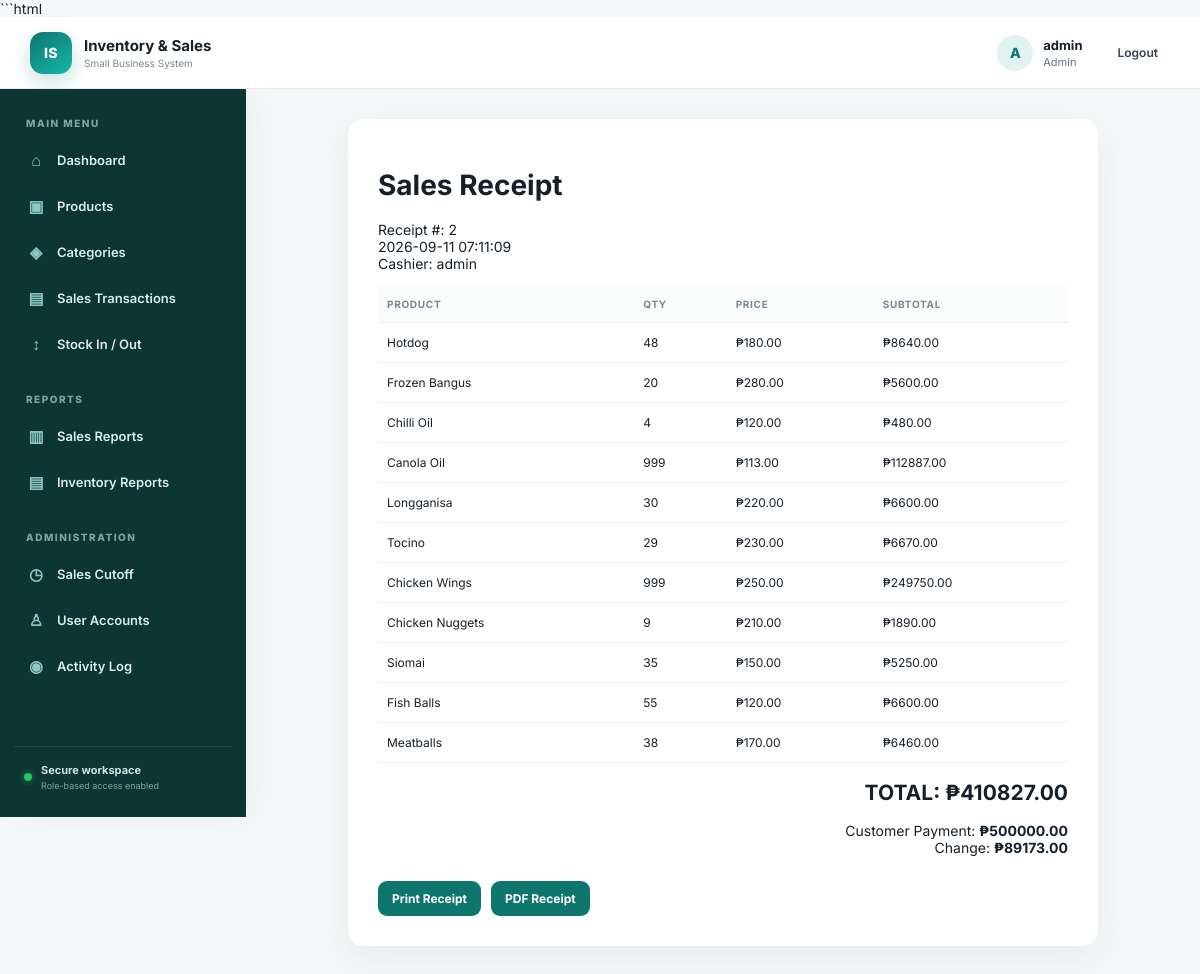
The app's page /receipt/2 (signed in) with its own data.
### tables this page shows
CREATE TABLE sales (id INTEGER PRIMARY KEY AUTOINCREMENT, total REAL NOT NULL, payment REAL NOT NULL DEFAULT 0, change_amount REAL NOT NULL DEFAULT 0, created_at TEXT NOT NULL, cashier TEXT NOT NULL);

CREATE TABLE sale_items (id INTEGER PRIMARY KEY AUTOINCREMENT, sale_id INTEGER NOT NULL, product_id INTEGER NOT NULL, quantity INTEGER NOT NULL, price REAL NOT NULL, cost REAL NOT NULL DEFAULT 0, subtotal REAL NOT NULL, FOREIGN KEY(sale_id) REFERENCES sales(id) ON DELETE CASCADE, FOREIGN KEY(product_id) REFERENCES products(id) ON DELETE RESTRICT);

CREATE TABLE products (id INTEGER PRIMARY KEY AUTOINCREMENT, name TEXT NOT NULL, category_id INTEGER, price REAL NOT NULL DEFAULT 0, cost REAL NOT NULL DEFAULT 0, stock INTEGER NOT NULL DEFAULT 0, reorder_level INTEGER NOT NULL DEFAULT 5, expiry_date text, active integer not null default 1, FOREIGN KEY(category_id) REFERENCES categories(id) ON DELETE SET NULL);

### app.py (the view)
@app.route("/receipt/<int:sale_id>")
@login_required
def receipt(sale_id):
    conn = db()
    sale = conn.execute("SELECT * FROM sales WHERE id=?", (sale_id,)).fetchone()
    items = conn.execute("""
        SELECT si.*, p.name product FROM sale_items si JOIN products p ON p.id=si.product_id
        WHERE si.sale_id=?
    """, (sale_id,)).fetchall()
    conn.close()
    if not sale:
        flash("Receipt not found.", "error")
        return redirect(url_for("sales"))
    return render_template("receipt.html", sale=sale, items=items)

### app.py (called while the page is built)
def db():
    conn = sqlite3.connect(DB)
    conn.row_factory = sqlite3.Row
    conn.execute("PRAGMA foreign_keys = ON")
    return conn

def login_required(f):
    @wraps(f)
    def wrapped(*args, **kwargs):
        if "user_id" not in session:
            return redirect(url_for("login"))
        return f(*args, **kwargs)
    return wrapped

### templates/receipt.html (shortened to what this page needs)
{% extends "base.html" %}
{% block content %}
<div class="receipt">
    <h1>Sales Receipt</h1>
    <p>
        Receipt #: {{sale.id}}<br>
        {{sale.created_at}}<br>
        Cashier: {{sale.cashier}}
    </p>
    <table>
        <tr>
            <th>Product</th>
            <th>Qty</th>
            <th>Price</th>
            <th>Subtotal</th>
        </tr>
        {% for i in items %}
        <tr>
            <td>{{i.product}}</td>
            <td>{{i.quantity}}</td>
            <td>₱{{"%.2f"|format(i.price)}}</td>
            <td>₱{{"%.2f"|format(i.subtotal)}}</td>
        </tr>
        {% endfor %}
    </table>
    <div class="receipt-summary">
        <h2 class="right">
            TOTAL: ₱{{"%.2f"|format(sale.total)}}
        </h2>
        <p class="right">
            Customer Payment:
            <strong>
                ₱{{"%.2f"|format(sale.payment)}}
            </strong>
            <br>
            Change:
            <strong>
                ₱{{"%.2f"|format(sale.change_amount)}}
            </strong>
        </p>
    </div>
    <div class="print-actions">
        <button onclick="window.print()">
            Print Receipt
        </button>
        <a
            class="btnlink"
            href="{{url_for('receipt_pdf',sale_id=sale.id)}}"
        >
            PDF Receipt
        </a>
    </div>
</div>
{% endblock %}

### templates/base.html (shortened to what this page needs)
<!doctype html>
<html lang="en">
<head>
    <link
        rel="stylesheet"
        href="{{ url_for('static', filename='css/style.css') }}"
    >
</head>
<body>
{% if session.get("user_id") %}
<div class="app-shell">
    <header class="topbar">
        <div class="topbar-left">
            <div class="brand">
                <span class="brand-mark">IS</span>
                <span>
                    <strong>Inventory &amp; Sales</strong>
                    <small>Small Business System</small>
                </span>
            </div>
        </div>
        <div class="top-user">
            <div class="user-avatar">
                {{ session.username[:1]|upper }}
            </div>
            <div class="user-meta">
                <strong>{{ session.username }}</strong>
                <span>{{ session.role }}</span>
            </div>
            <a
                class="logout-link"
                href="{{ url_for('logout') }}"
            >
                Logout
            </a>
        </div>
    </header>
    <div class="layout">
        <aside class="sidebar">
            <div class="nav-label">
                MAIN MENU
            </div>
            <a
                class="nav-item {% if request.endpoint=='dashboard' %}active{% endif %}"
                href="{{ url_for('dashboard') }}"
            >
                <span class="nav-icon">⌂</span>
                Dashboard
            </a>
            <a
                class="nav-item {% if request.endpoint in ['products','edit_product'] %}active{% endif %}"
                href="{{ url_for('products') }}"
            >
                <span class="nav-icon">▣</span>
                Products
            </a>
            <a
                class="nav-item {% if request.endpoint in ['categories','edit_category'] %}active{% endif %}"
                href="{{ url_for('categories') }}"
            >
                <span class="nav-icon">◈</span>
                Categories
            </a>
            <a
                class="nav-item {% if request.endpoint=='sales' %}active{% endif %}"
                href="{{ url_for('sales') }}"
            >
                <span class="nav-icon">▤</span>
                Sales Transactions
            </a>
            {% if session.role == "Admin" %}
            <a
                class="nav-item {% if request.endpoint=='stock' %}active{% endif %}"
                href="{{ url_for('stock') }}"
            >
                <span class="nav-icon">↕</span>
                Stock In / Out
            </a>
            {% endif %}
            <div class="nav-label report-label">
                REPORTS
            </div>
            <a
                class="nav-item {% if request.endpoint=='sales_report' %}active{% endif %}"
                href="{{ url_for('sales_report') }}"
            >
                <span class="nav-icon">▥</span>
                Sales Reports
            </a>
            <a
                class="nav-item {% if request.endpoint=='inventory_report' %}active{% endif %}"
                href="{{ url_for('inventory_report') }}"
            >
                <span class="nav-icon">▤</span>
                Inventory Reports
            </a>
            {% if session.role == "Admin" %}
            <div class="nav-label report-label">
                ADMINISTRATION
            </div>
            <a
                class="nav-item {% if request.endpoint=='sales_cutoff' %}active{% endif %}"
                href="{{ url_for('sales_cutoff') }}"
            >
                <span class="nav-icon">◷</span>
                Sales Cutoff
            </a>
            <a
                class="nav-item {% if request.endpoint=='admin' %}active{% endif %}"
                href="{{ url_for('admin') }}"
            >
                <span class="nav-icon">♙</span>
                User Accounts
            </a>
            <a
                class="nav-item {% if request.endpoint=='audit_log' %}active{% endif %}"
                href="{{ url_for('audit_log') }}"
            >
                <span class="nav-icon">◉</span>
                Activity Log
            </a>
            {% endif %}
            <div class="sidebar-footer">
                <span class="secure-dot"></span>
                <div>
                    <strong>Secure workspace</strong>
                    <small>Role-based access enabled</small>
                </div>
            </div>
        </aside>
        <main class="main-content">
            {% block content %}{% endblock %}
        </main>
    </div>
</div>
{% else %}
    {% block login %}{% endblock %}
{% endif %}
</body>
</html>

### static/css/style.css (style rules this page uses)
:root { --teal:#0f766e; --teal2:#0d9488; --deep:#0b3b38; --ink:#17202a; --muted:#667085; --line:#e7eeee; --bg:#f5f8f8; --white:#fff; --danger:#b42318; --shadow:0 12px 35px rgba(16,55,52,.07); }
* { box-sizing:border-box; }
html { scroll-behavior:smooth; }
body { margin:0; font-family:Inter,Segoe UI,Arial,sans-serif; background:var(--bg); color:var(--ink); font-size:14px; }
.app-shell { min-height:100vh; }
.topbar { height:72px; background:rgba(255,255,255,.96); border-bottom:1px solid var(--line); display:flex; align-items:center; justify-content:space-between; padding:0 30px; position:sticky; top:0; z-index:20; backdrop-filter:blur(14px); }
.topbar-left { display:flex; align-items:center; gap:14px; }
.brand { display:flex; align-items:center; gap:12px; }
.brand-mark,.showcase-logo { display:grid; place-items:center; width:42px; height:42px; border-radius:13px; background:linear-gradient(145deg,var(--teal),#14b8a6); color:white; font-weight:800; letter-spacing:.5px; box-shadow:0 8px 20px rgba(15,118,110,.22); }
.brand strong { display:block; font-size:15px; }
.brand small { display:block; color:#7a8888; font-size:10px; margin-top:2px; }
.top-user { display:flex; align-items:center; gap:10px; }
.user-avatar { width:36px; height:36px; border-radius:50%; display:grid; place-items:center; background:#e1f3f0; color:var(--teal); font-weight:800; }
.user-meta strong,.user-meta span { display:block; }
.user-meta strong { font-size:13px; }
.user-meta span { font-size:11px; color:var(--muted); margin-top:2px; }
.logout-link { margin-left:13px; color:#344054; text-decoration:none; font-weight:600; font-size:12px; padding:9px 12px; border-radius:9px; }
.layout { display:flex; min-height:calc(100vh - 72px); }
.sidebar { width:246px; flex:0 0 246px; background:#0d3533; padding:24px 14px; box-shadow:8px 0 30px rgba(0,0,0,.04); position:sticky; top:72px; height:calc(100vh - 72px); display:flex; flex-direction:column; }
.nav-label { font-size:10px; letter-spacing:1.5px; font-weight:800; color:#7fa4a1; padding:4px 12px 10px; }
.report-label { margin-top:20px; }
.nav-item { display:flex; align-items:center; gap:11px; color:#d9ecea; text-decoration:none; padding:11px 12px; border-radius:10px; margin-bottom:4px; font-weight:600; font-size:13px; transition:.15s; }
.nav-icon { width:20px; text-align:center; color:#8ccac4; font-size:16px; }
.sidebar-footer { margin-top:auto; border-top:1px solid rgba(255,255,255,.09); padding:16px 10px 2px; display:flex; gap:9px; align-items:center; color:#cfe3e1; }
.sidebar-footer strong,.sidebar-footer small { display:block; }
.sidebar-footer strong { font-size:11px; }
.sidebar-footer small { font-size:9px; color:#7fa4a1; margin-top:3px; }
.secure-dot { width:8px; height:8px; border-radius:50%; background:#22c55e; box-shadow:0 0 0 4px rgba(34,197,94,.1); }
.main-content { flex:1; padding:30px; min-width:0; max-width:1600px; }
table { width:100%; border-collapse:collapse; min-width:500px; }
th,td { text-align:left; padding:12px 9px; border-bottom:1px solid #edf1f1; font-size:12px; }
th { font-size:10px; color:#7b8794; text-transform:uppercase; letter-spacing:.7px; background:#fafcfc; }
.right { text-align:right; }
.btnlink,button { font:inherit; cursor:pointer; }
.btnlink,button { background:var(--teal); color:white; border:0; text-decoration:none; padding:10px 14px; border-radius:9px; font-weight:700; font-size:12px; }
.receipt { background:#fff; max-width:750px; margin:auto; padding:30px; box-shadow:var(--shadow); border-radius:15px; }
.print-actions { margin-top:25px; display:flex; gap:10px; }

### records on screen
sales: username "admin", role "Admin", id "2", created_at "2026-09-11 07:11:09", cashier "admin", total "410827.00", payment "500000.00", change_amount "89173.00"
sale_items: product "Hotdog", quantity "48", price "180.00", subtotal "8640.00"
sale_items: product "Frozen Bangus", quantity "20", price "280.00", subtotal "5600.00"
sale_items: product "Chilli Oil", quantity "4", price "120.00", subtotal "480.00"
sale_items: product "Canola Oil", quantity "999", price "113.00", subtotal "112887.00"
sale_items: product "Longganisa", quantity "30", price "220.00", subtotal "6600.00"
sale_items: product "Tocino", quantity "29", price "230.00", subtotal "6670.00"
sale_items: product "Chicken Wings", quantity "999", price "250.00", subtotal "249750.00"
sale_items: product "Chicken Nuggets", quantity "9", price "210.00", subtotal "1890.00"
sale_items: product "Siomai", quantity "35", price "150.00", subtotal "5250.00"
sale_items: product "Fish Balls", quantity "55", price "120.00", subtotal "6600.00"
sale_items: product "Meatballs", quantity "38", price "170.00", subtotal "6460.00"

### other values on screen
{{ session.username[:1]|upper }} "A"
